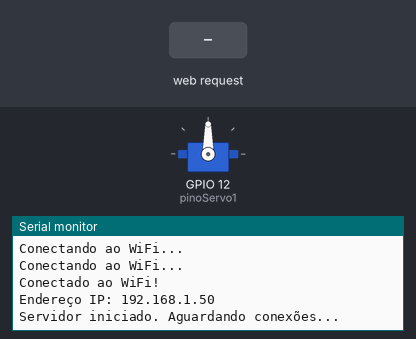
The sketch below on a simulated ESP32. On the bench: servo, the last lines printed to the serial monitor. The inputs (shaded band) are chosen by the test bench. WiFi joins after 1.5 s; servers stay silent unless stated.

Above: at 2.7 s.
2.8 s: HTTP request GET /A received
At 4.0 s:
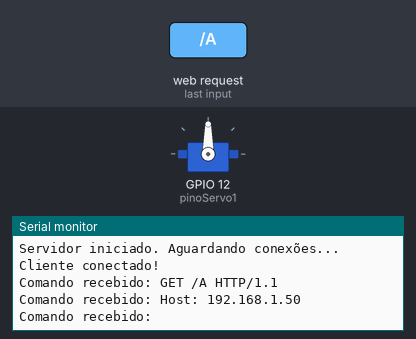
4.3 s: HTTP request GET /D received
At 5.5 s:
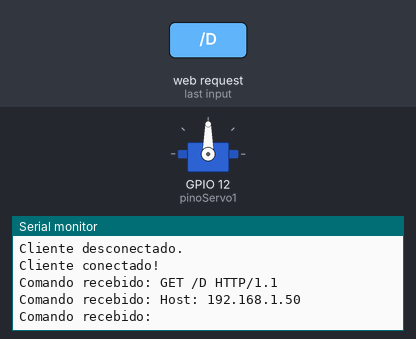

The sketch:

ServoEsp.ino
```cpp
// Inclua a biblioteca Servo
#include <ESP32Servo.h>
#include <WiFi.h>

// Configurações da rede Wi-Fi
const char* ssid = "Heber 2andar";
const char* password = "00000000";

// Configuração do servidor
const uint16_t porta = 8090;

// Declaração do servo motor
const int pinoServo1 = 12;
Servo servo1;

// Variável para armazenar o ângulo atual do servo
int anguloAtual = 90; // Começa em 90º

// Objeto para conexão Wi-Fi
WiFiServer servidor(porta);

void setup()
{
  // Inicialize a comunicação serial para depuração
  Serial.begin(115200);

  // Conecte-se ao Wi-Fi
  WiFi.begin(ssid, password);
  while (WiFi.status() != WL_CONNECTED) {
    delay(500);
    Serial.println("Conectando ao WiFi...");
  }
  Serial.println("Conectado ao WiFi!");
  Serial.print("Endereço IP: ");
  Serial.println(WiFi.localIP());

  // Inicialize o servidor
  servidor.begin();
  Serial.println("Servidor iniciado. Aguardando conexões...");

  // Inicialize o servo motor
  servo1.attach(pinoServo1);
  servo1.write(anguloAtual); // Posicione o servo no ângulo inicial
}

void loop()
{
  // Aguarde conexões de cliente
  WiFiClient cliente = servidor.available();
  if (cliente) {
    Serial.println("Cliente conectado!");
    while (cliente.connected()) {
      if (cliente.available()) {
        // Leia o comando enviado pelo cliente
        String comando = cliente.readStringUntil('\n');
        comando.trim(); // Remove espaços e quebras de linha extras
        Serial.println("Comando recebido: " + comando);

        if (comando == "A") { // Movimento para a esquerda (decrementa ângulo)
          if (anguloAtual > 0) { // Limita o movimento a 0º
            anguloAtual -= 5;
            servo1.write(anguloAtual);
            Serial.println("Ângulo atual: " + String(anguloAtual) + "º");
          } else {
            Serial.println("Ângulo mínimo alcançado (0º).");
          }
        } else if (comando == "D") { // Movimento para a direita (incrementa ângulo)
          if (anguloAtual < 180) { // Limita o movimento a 180º
            anguloAtual += 5;
            servo1.write(anguloAtual);
            Serial.println("Ângulo atual: " + String(anguloAtual) + "º");
          } else {
            Serial.println("Ângulo máximo alcançado (180º).");
          }
        }
      }
    }

    // Feche a conexão com o cliente
    cliente.stop();
    Serial.println("Cliente desconectado.");
  }
}
```

Measured:
- after the input at 2.8 s, the serial monitor: prints a new line at once (image 1)
- after the input at 4.3 s, the serial monitor: prints a new line at once (image 2)
